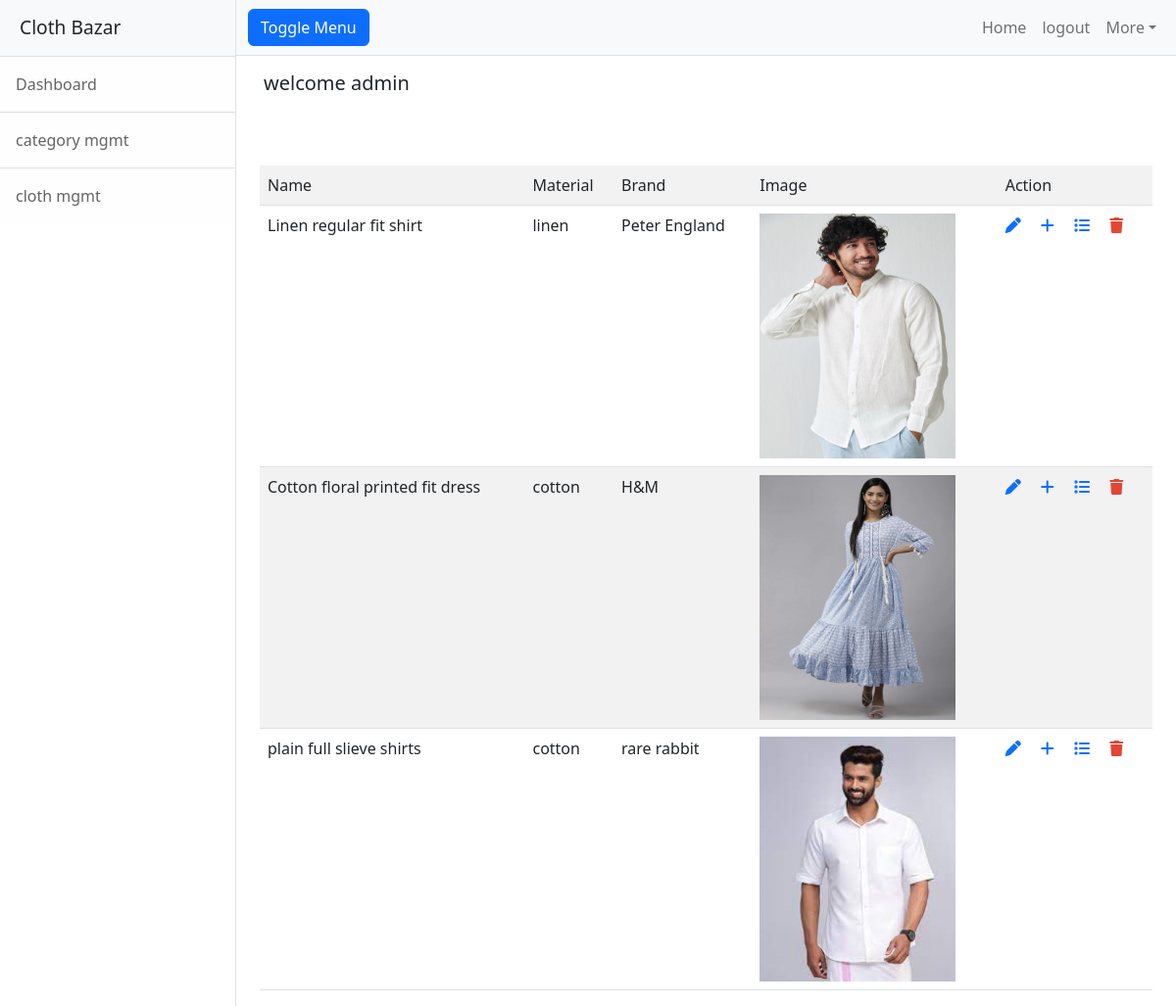
Page /cloth/list (signed in) on the committed database.
### yousta/models.py (models this page shows, shortened)
class User(AbstractUser):
    phone=models.CharField(max_length=100,unique=True)
    address=models.CharField(max_length=200)

class Cloths(models.Model):
    category=models.ForeignKey(Category,on_delete=models.SET_NULL,null=True)
    name=models.CharField(max_length=200)
    options=(
        ("linen","linen"),
        ("cotton","cotton"),
        ("satin","satin"),
        ("nylon","nylon"),
        ("polyster","polyster"),
        ("silk","silk")
    )
    material=models.CharField(max_length=200,choices=options,default="cotton")
    image=models.ImageField(upload_to="images")
    brand=models.CharField(max_length=200)

### yousta/views.py (the view)
# urls.py: path("cloth/list",ClothListView.as_view(),name="cloth-list"),
@method_decorator(decs,name="dispatch")
class ClothListView(ListView):
    template_name="yousta/cloth_list.html"
    model=Cloths
    context_object_name="cloths"

### yousta/views.py (called while the page is built)
def signin_required(fn):
    def wrapper(request,*args,**kwargs):
        if not request.user.is_authenticated:
            messages.error(request,"invalid session!..please login")
            return redirect("signin")
        else:
            return fn(request,*args,**kwargs)
    return wrapper

def is_admin(fn):
    def wrapper(request,*args,**kwargs):
        if not request.user.is_superuser:
            messages.error(request,"Permission denied for current user !")
            return redirect("signin")
        else:
            return fn(request,*args,**kwargs)
    return wrapper

### yousta/templates/yousta/cloth_list.html
{%extends 'yousta/base.html'%}
{%block body_block%}
<div class="container mt-2   d-flex flex-column align-items-center">
    <table class="table mt-5  table-striped  p-4">
        <tr>
            <td>Name</td>
            <td>Material</td>
            <td>Brand</td>
            <td>Image</td>
            <td>Action</td>
        </tr>
        {%for cloth in cloths%}
            <tr>
                <td>{{cloth.name}}</td>
                <td>{{cloth.material}}</td>
                <td>{{cloth.brand}}</td>
                <td>
                    <img src="{{cloth.image.url}}" alt="" width="200px" height="250px">
                </td>
                <td>
                    <a href="{%url 'cloth-edit' cloth.id%}" class="me-3"><i class="fa-solid fa-pen"></i></a>
                    <a href="{%url 'add-varient' cloth.id%}" class="me-3"><i class="fa-solid fa-plus"></i></a>
                    <a href="{%url 'cloth-detail' cloth.id%}" class="me-3"><i class="fa-solid fa-list"></i></a>
                    <a href="{%url 'cloth-remove' cloth.id%}"><i class="fa-solid fa-trash" style="color: #e34635;"></i></a>
                </td>
            </tr>
        {%endfor%}
    </table>
</div>
{%endblock%}

### yousta/templates/yousta/base.html (shortened to what this page needs)
<!DOCTYPE html>
{%load static%}
<html lang="en">
    <head>
        <link href="{%static 'css/styles.css' %}" rel="stylesheet" />
    </head>
    <body>
        <div class="d-flex" id="wrapper">
            <div class="border-end bg-white" id="sidebar-wrapper">
                <div class="sidebar-heading border-bottom bg-light">Cloth Bazar</div>
                <div class="list-group list-group-flush">
                    <a class="list-group-item list-group-item-action list-group-item-light p-3" href="#!">Dashboard</a>
                    <a class="list-group-item list-group-item-action list-group-item-light p-3" href="{%url 'add-category'%}">category mgmt</a>
                    <a class="list-group-item list-group-item-action list-group-item-light p-3" href="{%url 'cloth-add'%}">cloth mgmt</a>
                </div>
            </div>
            <div id="page-content-wrapper">
                <nav class="navbar navbar-expand-lg navbar-light bg-light border-bottom sticky-top">
                    <div class="container-fluid">
                        <button class="btn btn-primary" id="sidebarToggle">Toggle Menu</button>
                        <div class="collapse navbar-collapse" id="navbarSupportedContent">
                            <ul class="navbar-nav ms-auto mt-2 mt-lg-0">
                                <li class="nav-item active"><a class="nav-link" href="#!">Home</a></li>
                                <li class="nav-item"><a class="nav-link" href="{%url 'signout'%}">logout</a></li>
                                <li class="nav-item dropdown">
                                    <a class="nav-link dropdown-toggle" id="navbarDropdown" href="#" role="button" data-bs-toggle="dropdown" aria-haspopup="true" aria-expanded="false">More</a>
                                </li>
                            </ul>
                        </div>
                    </div>
                </nav>
                <div class="container-fluid">
                    <h5 class="p-3">welcome {{request.user}}</h5>
                    {%block body_block%}
                    {%endblock%}
                </div>
            </div>
        </div>
    </body>
</html>

### rows in the picture
User: user "admin"
Cloths: name "Linen regular fit shirt", material "linen", brand "Peter England", image (picture)
Cloths: name "Cotton floral printed fit dress", material "cotton", brand "H&M", image (picture)
Cloths: name "plain full slieve shirts", material "cotton", brand "rare rabbit", image (picture)
